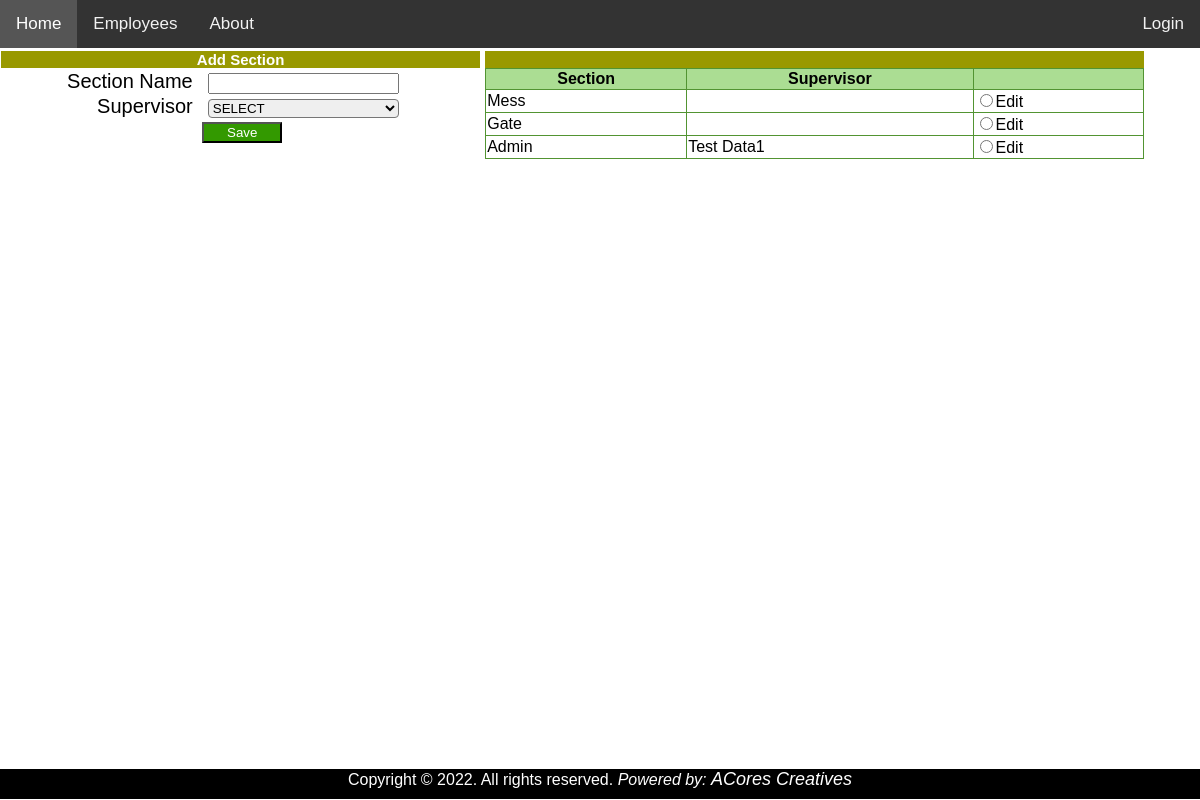
Page /super.php on the committed database.
### tables this page shows
CREATE TABLE `sections` (
  `Code` int(10) unsigned NOT NULL AUTO_INCREMENT,
  `Name` varchar(45) DEFAULT NULL,
  `Supervisor` varchar(45) DEFAULT NULL,
  PRIMARY KEY (`Code`)
);

### super.php (the view, shortened to what this page needs)
<?php
	include 'header.php';
?>
<?php
	$sect='';$supe='';$cod='';
?>
<head>
</head>
<body>
	<div class="bio">
		<div>
			<div class="ghed" style="background-color:#999900; font-size:15px;">Add Section</div>
			<form method="post">
				<label>Section Name</label>
				<input type="text" value="<?php echo $sect; ?>" name="name" required autocomplete="off">
				<label>Supervisor</label>
				<select name="super" >
					<option value="">SELECT</option>
				</select>
				<label>&nbsp;</label><?php if(empty($cod)){ ?><input type="submit" name="save" value="Save" style=" background-color:#339900; color:#ffff; width:80px;">
			<?php }else{?><input type="submit" name="update" value="Update" style=" background-color:#339900; color:#ffff;width:80px;"><?php } ?>
			</form>
		</div>
		<div>
			<div class="ghed" style="background-color:#999900; font-size:15px;">&nbsp;<br></div>
			<table>
				<tr>
					<th>Section</th>
					<th>Supervisor</th>
					<th></th>
				<tr>
				<?php
					$Qx = mysqli_query($conn,"SELECT Code,Name,Supervisor,(SELECT Name FROM employees WHERE employees.Email=sections.Supervisor)Supervisor FROM sections");
					while($rows = mysqli_fetch_assoc($Qx)){
						?>
						<form method="post">
								<td><?php echo $rows['Name']; ?></td>
								<td><?php echo $rows['Supervisor']; ?> </td>
								<td><input type="radio" name="edit" value="<?php echo $rows['Code'] ?>" onclick="submit()">Edit</td>
							</tr>
						</form>
						<?php
					}
				?>
			</table>
		</div>
	</div>
</body>
<?php
	include 'footer.php';
?>

### header.php (style rules this page uses)
body { margin:0;font-family:Arial }

### super.php (style rules this page uses)
.bio { display: grid; grid-template-columns: 40% 55%; grid-gap: 5px; //background-image:linear-gradient(rgba(255,255,255,.7), rgba(255,255,255,.7)), url(../images/k_logo.jpg); padding: 1px; }
.bio > div { padding: 2px 0; font-size: 20px; }
form { width: 100%; }
label, input { display: inline-block; }
label { width: 40%; text-align: right; }
label+input { width: 40%; margin: 1% 10% 0 2%; }
textarea,select { border-radius: 4px; box-sizing: border-box; width:40%; margin: 1% 10% 0 2%; }
.ghed { background-color:#00cc99; color:white; text-align:center; padding:auto 10px; font-weight:bold; }
table { border-collapse: collapse; width: 100%; }
th, td { border: 1px solid #529432; }
th { background: #ABDD93; }

### rows in the picture
sections: Name "Mess"
sections: Name "Gate"
sections: Name "Admin", Supervisor "Test Data1"
